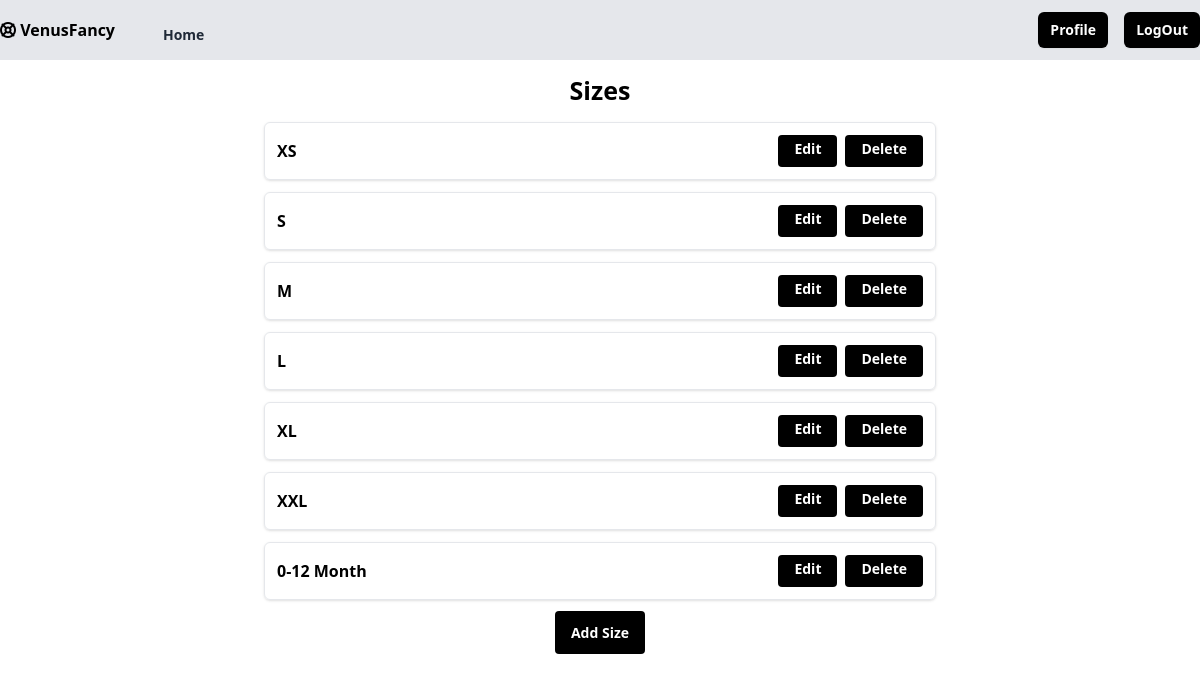
Page /size/all/ (signed in) on the committed database.
### myfancy/models.py (models this page shows)
class Size(models.Model):
    name=models.CharField(max_length=200,unique=True)
    created_date=models.DateTimeField(auto_now_add=True)
    updated_date=models.DateTimeField(auto_now=True)
    is_active=models.BooleanField(default=True)
    def __str__(self):
        return self.name

### myfancy/views.py (the view)
# urls.py: path("size/all/",views.SizeListView.as_view(),name="size-all"),
@method_decorator(signin_required,name="dispatch")
class SizeListView(ListView):
    model=Size
    template_name="shop/size_list.html"
    context_object_name="sizes"

### myfancy/templates/shop/size_list.html
{% extends "shop/base.html" %}
{% block main_block %}
{%if sizes%}
<div class="my-3 mx-auto text-center"><label for=""><h1 class="text-[25px]"><b>Sizes</b></h1></label></div>
    {%for s in sizes%}
    <div class="flex max-w-2xl flex-col items-center rounded-md border md:flex-row mx-auto mt-3 shadow border p-3">
        <div class="flex justify-between items-center w-full">
            <b>{{s}}</b>
            <div class="flex space-x-2">
                <a href="{% url 'size-edit' s.id %}" class="h-8 rounded bg-black px-4 py-1 text-white text-sm font-semibold hover:bg-gray-800 focus:outline-none">Edit</a>
                <a href="{% url 'size-delete' s.id %}" class="h-8 rounded bg-black px-4 py-1 text-white text-sm font-semibold hover:bg-gray-800 focus:outline-none">Delete</a>
            </div>
        </div>
    </div>
    {%endfor%}
    {%else%}
        <div class="text-center"><b>No Size Yet</b></div>
    {%endif%}
    <div class="my-5">
    <center>
    <a href="{% url 'size-add'%}" class="h-8 rounded bg-black px-4 py-3 text-white text-sm font-semibold hover:bg-gray-800 focus:outline-none">Add Size</a>
    </center>
    </div>
{%endblock%}

### rows in the picture
Size: name "XS"
Size: name "S"
Size: name "M"
Size: name "L"
Size: name "XL"
Size: name "XXL"
Size: name "0-12 Month"
